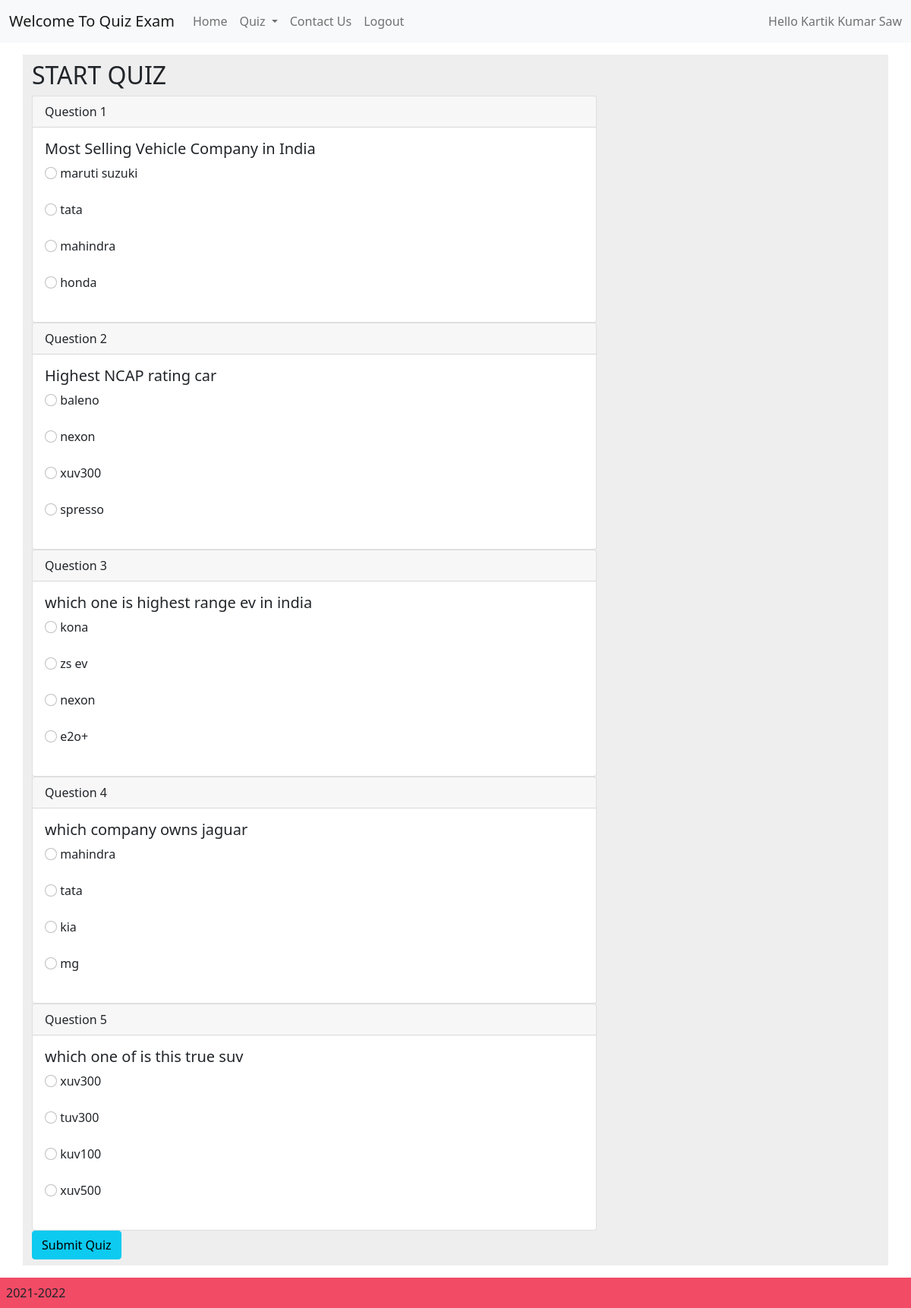
Screenshot of /user/viewquizquestion.php?id=1&title=quiz1 Automobile (signed in) with the database file from the repository.
### tables this page shows
CREATE TABLE `questiontbl` (
  `id` int(11) NOT NULL,
  `categoryid` int(11) NOT NULL,
  `question` varchar(500) NOT NULL,
  `option1` varchar(500) NOT NULL,
  `option2` varchar(500) NOT NULL,
  `option3` varchar(500) NOT NULL,
  `option4` varchar(500) NOT NULL,
  `correctoption` varchar(10) NOT NULL,
  `created` timestamp NOT NULL DEFAULT current_timestamp(),
  `modified` datetime DEFAULT NULL,
  `isactive` int(2) NOT NULL DEFAULT 1
);

### user/userPhpService/viewQuizQuestion.php (called while the page is built, shortened)
<?php
    include('../phpService/db.php');
    $sql="SELECT * FROM `quizdb`.`questiontbl` WHERE `categoryid`='$categoryid' AND`isactive`=1";
    $result=mysqli_query($con,$sql);
?>

### user/viewquizquestion.php (the view, shortened to what this page needs)
<!DOCTYPE html>
<html lang="en">
<head>
    <link href="https://cdn.jsdelivr.net/npm/bootstrap@5.0.0-beta2/dist/css/bootstrap.min.css" rel="stylesheet">
    <link rel="stylesheet" href="https://cdn.jsdelivr.net/npm/bootstrap-icons@1.3.0/font/bootstrap-icons.css">
    <link rel="stylesheet" type="text/css" href="../css/style.css" />
</head>
<body>
<div class="fluid">
<?php
if($_SESSION["uname"]) {
    include('include/header.php');
?>
<main class="container">
            <h2>START QUIZ</h2>
            <?php
            $categoryid=$_GET['id'];
                include('userPhpService/submitAnswer.php');
            ?>
            <div class="col-md-8">
                <div class="row">
                    <form action="" method="POST">
                        <?php
                            include('userPhpService/viewQuizQuestion.php');
                        ?>
                        <?php
                        $question=1;
                            while($row=mysqli_fetch_array($result))
                            {
                        ?>
                        <div class="card">
                            <div class="card-header">
                                Question <?php echo $question; ?>
                            </div>
                            <div class="card-body">
                                <h5 class="card-title"><?php echo $row["question"]; ?></h5>
                                <p class="card-text">
                                    <input class="form-check-input" type="radio" name="<?php echo $row['id']; ?>" id="<?php echo $row['id']; ?>" value="a" required>
                                    <label class="form-check-label" for="<?php echo $row['id']; ?>">
                                        <?php echo $row['option1']; ?>
                                    </label>
                                    <br/><br/>
                                    <input class="form-check-input" type="radio" name="<?php echo $row['id']; ?>" id="<?php echo $row['id']; ?>" value="b" required>
                                    <label class="form-check-label" for="<?php echo $row['id']; ?>">
                                        <?php echo $row['option2']; ?>
                                    </label>
                                    <br/><br/>
                                    <input class="form-check-input" type="radio" name="<?php echo $row['id']; ?>" id="<?php echo $row['id']; ?>" value="c" required>
                                    <label class="form-check-label" for="<?php echo $row['id']; ?>">
                                        <?php echo $row['option3']; ?>
                                    </label>
                                    <br/><br/>
                                    <input class="form-check-input" type="radio" name="<?php echo $row['id']; ?>" id="<?php echo $row['id']; ?>" value="d" required>
                                    <label class="form-check-label" for="<?php echo $row['id']; ?>">
                                        <?php echo $row['option4']; ?>
                                    </label>
                                    <br/><br/>
                                </p>
                            </div>
                        </div>
                        <?php
                        $question++;
                            }
                        ?>
                         <button class="btn btn-info" type="submit" name="submitAnswer" id="submitAnswer" class="p-2 bd-highlight btn btn-outline-light">Submit Quiz</button>
                    </form>
                </div>
            </div>
        </main>
        <?php
            }else echo "<h1>Please login first .<a href='../index.php'>Go to Login page</a></h1>";
        ?>
        <?php
            include("include/footer.php");
        ?>
    </div>
</body>
</html>

### user/include/header.php (shortened to what this page needs)
<header>
            <nav class="navbar navbar-light bg-light navbar-expand-lg">
                <div class="container-fluid d-flex ">
                    <a class="navbar-brand" href="index.php">Welcome To Quiz Exam</a>
                    <div class="collapse navbar-collapse flex-shrink-1 " id="navbarText">
                        <ul class="navbar-nav me-auto mb-2 mb-lg-0">
                        <li class="nav-item">
                            <a class="nav-link" aria-current="page" href="index.php">Home</a>
                        </li>
                        <li class="nav-item dropdown">
                            <a class="nav-link dropdown-toggle" href="#" id="navbarDropdown" role="button" data-bs-toggle="dropdown" aria-expanded="false">
                                Quiz
                            </a>
                        </li>
                        <li class="nav-item">
                            <a class="nav-link" href=".footer">Contact Us</a>
                        </li>
                        <li class="nav-item">
                            <a class="nav-link" href="logout.php">Logout</a>
                        </li>
                        </ul>
                        <span class="navbar-text">
                            Hello <?php echo $_SESSION["uname"]; ?>
                        </span>
                    </div>
                </div>
            </nav>
        </header>

### user/include/footer.php
<footer>
            2021-2022
        </footer>

### css/style.css (style rules this page uses)
* { padding:0px; margin:0px; box-sizing: border-box; }
.container { min-height: 100vh; display: flex; flex-direction: column; }
header { position: sticky; top: 0; z-index: 1; }
.navbar-nav { width: max-content; }
main { flex: 1; padding: 1rem; margin: 1rem; padding: 0.5rem; background: #eeeeee; }
input,#login,#register,textarea,#phone { margin-top:10px ; border-style: none; border-radius: 10px; background-color: rgb(238, 237, 185); text-shadow:1px 0px 1px rgb(34 17 17); }
footer { padding: 0.5rem; background: #f24b66; }

### rows the page displays
questiontbl: question "Most Selling Vehicle Company in India", option1 "maruti suzuki", option2 "tata", option3 "mahindra", option4 "honda"
questiontbl: question "Highest NCAP rating car", option1 "baleno", option2 "nexon", option3 "xuv300", option4 "spresso"
questiontbl: question "which one is highest range ev in india", option1 "kona", option2 "zs ev", option3 "nexon", option4 "e2o+"
questiontbl: question "which company owns jaguar", option1 "mahindra", option2 "tata", option3 "kia", option4 "mg"
questiontbl: question "which one of is this true suv", option1 "xuv300", option2 "tuv300", option3 "kuv100", option4 "xuv500"

### other values shown
$_SESSION["uname"] "Kartik Kumar Saw"
